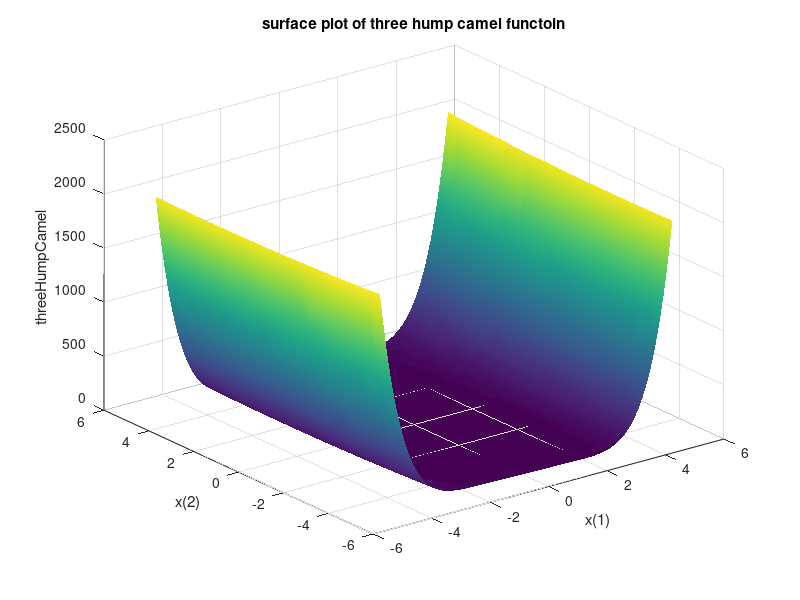

Recreate this plot in MATLAB. (Note: this script raises an error after producing the figure.)
clc
clear
close all
%% defining three hump camel function
three_hump_camel = @(X,Y) 2*X.^2 - 1.05*X.^4 + X.^6/6 + X.*Y + Y.^2;
%% surface ploting three hump camel function
[X,Y] = meshgrid(-5:.1:5, -5:.1:5);
Z = three_hump_camel(X,Y);
% display the surface plot of the function
figure(1)
surf(X,Y,Z)
title('surface plot of three hump camel functoin');
xlabel('x(1)');
ylabel('x(2)');
zlabel('threeHumpCamel');
shading interp
%% algorithm implementation
phi_ = @(x,r) 2*x(1)^2 - 1.05*x(1)^4 + (x(1)^6)/6 + x(1)*x(2) + x(2)^2 - r * (1/(-x(1)-5) + 1/(-x(2)-5) + 1/(x(1)-5) + 1/(x(2)-5));
% defining variables
r = 1000.0;
c = 0.01;
epsilon = 0.005;
options = optimoptions(@fminunc,'Algorithm','quasi-newton');
% display contour plot and converging points
figure(2)
contour(X,Y,Z);
title('contour of f(x,y) converges at black point');
xlabel('x(1)');
ylabel('x(2)');
shading interp
hold on
% declaring initial point x1
x1 = [-4.5, 2.5];
f1 = three_hump_camel(x1(1), x1(2));
scatter(x1(1),x1(2),'*');
iteration = 0;
% while function not converge keep iterating
while true
    iteration = iteration + 1;
    phi = @(x)phi_(x,r);   
    [x2,opt_phi] = fminunc(phi, x1, options);
    f2 = three_hump_camel(x2(1), x2(2));
    dx = x2 - x1;
    quiver(x1(1),x1(2),dx(1),dx(2),0);
    % convergence check
    if abs((f2 - f1)/f2) <= epsilon
        min_f = f2;
        x_star = x2;
        display('function Converged!');
        fprintf('Number of Iteration taken to converge = %i\n', iteration);
        fprintf('Minimum value of function = %f\n', min_f);
        display('Optimal point is');
        display(x_star);
        scatter(x_star(1),x_star(2),'k*');
        break
    end
    scatter(x2(1),x2(2),'*');
    r = c * r;
    x1 = x2;
    f1 = f2;
end
legend('contour','intermediate point','direction of minima');
hold off